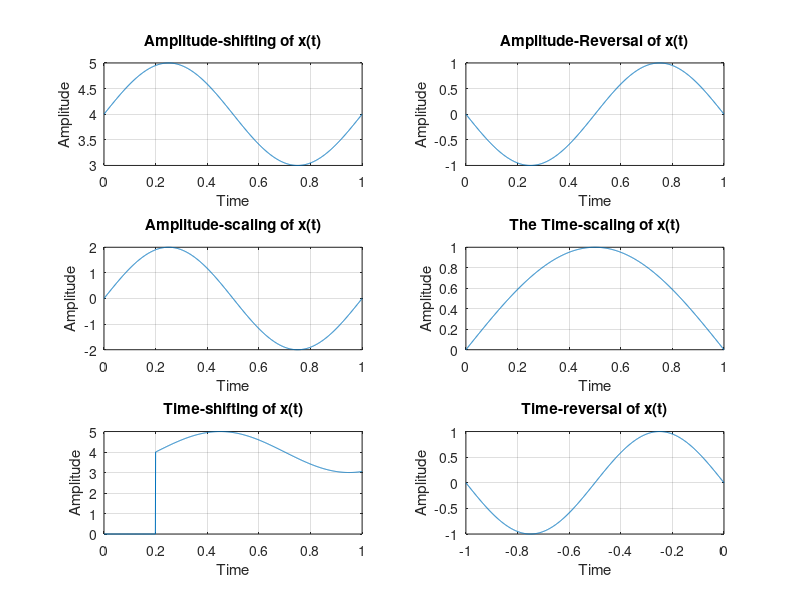

Recreate this plot in MATLAB.
t = 0:0.001:1;
L = length(t);
f1 = 1;
x = sin(2*pi*f1*t);
x1 = (x + 4);
figure;
subplot(3,2,1);
plot(t,x1);
grid on;
xlabel('Time');
ylabel('Amplitude')
title('Amplitude-shifting of x(t)');
x2 = (-1*x);
subplot(3,2,2);
plot(t,x2);
grid on;
xlabel('Time');
ylabel('Amplitude')
title('Amplitude-Reversal of x(t)');
x3 = 2*x;
subplot(3,2,3);
plot(t,x3);
grid on;
xlabel('Time');
ylabel('Amplitude')
title('Amplitude-scaling of x(t)');
x4 = sin(2*pi*f1*t/2);
subplot(3,2,4);
plot(t,x4);
grid on;
xlabel('Time');
ylabel('Amplitude')
title('The Time-scaling of x(t)');
x5 = [zeros(1, 200), x1(1:(L-200))];
subplot(3,2,5);
plot(t,x5);
grid on;
xlabel('Time');
ylabel('Amplitude')
title('Time-shifting of x(t)');
t =-1:0.001:0;
x6 = sin(2*pi*f1*(-t));
subplot(3,2,6);
plot(t,x6);
grid on;
xlabel('Time');
ylabel('Amplitude')
title('Time-reversal of x(t)');


